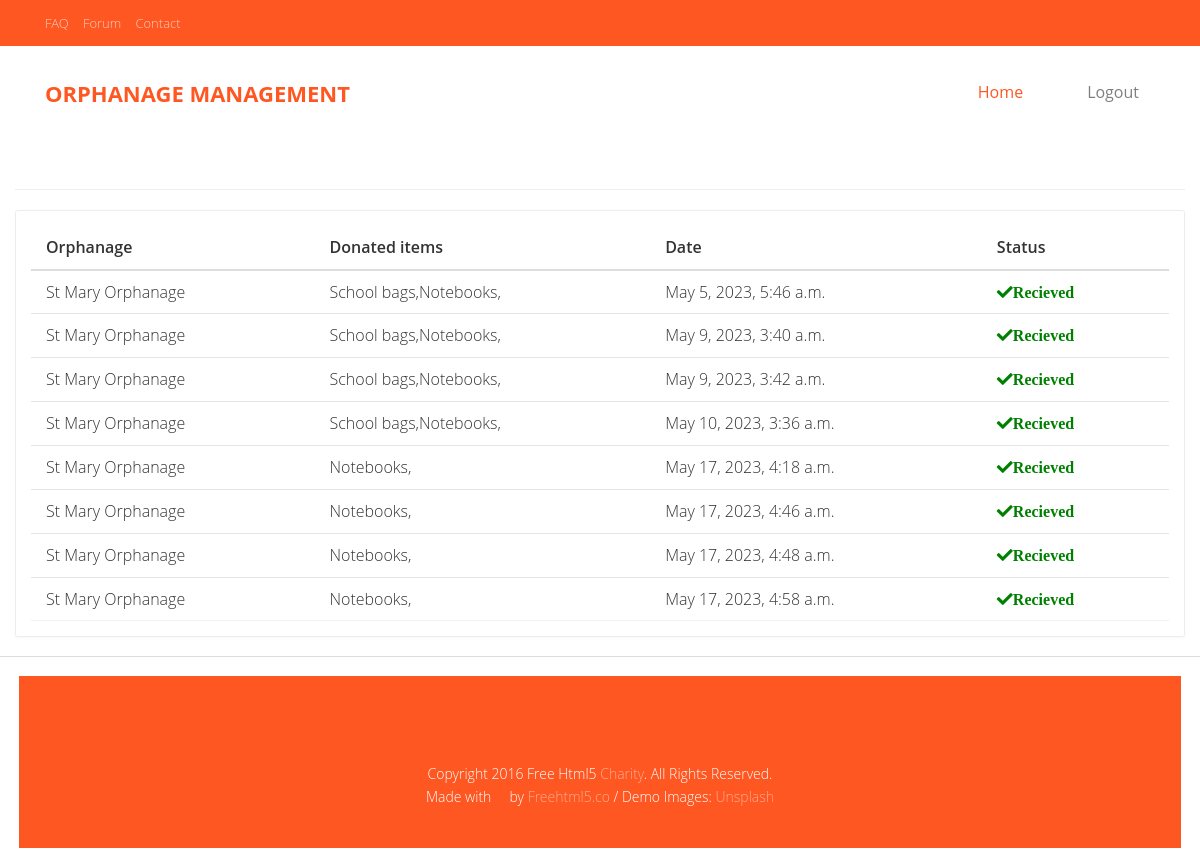
Screenshot of /donor_viewdonations/ (signed in) with the database file from the repository.
### OrphanageApp/models.py (models this page shows, shortened)
class donations(models.Model):
    user=models.ForeignKey(tbl_login,on_delete=models.CASCADE)
    item=models.CharField(max_length=400,null=True)
    orphanage=models.ForeignKey(tbl_orphanage,on_delete=models.CASCADE,null=True)
    address=models.ForeignKey(tbl_donor_new_address,on_delete=models.CASCADE,null=True)
    otherdonations=models.CharField(max_length=200,null=True)
    date=models.DateField(null=True)
    status=models.BooleanField(default=False)
    donated_date=models.DateTimeField(auto_now=True,null=True)
    class Meta:
        verbose_name_plural = "Donations Details"

class tbl_orphanage(models.Model):
    email =models.ForeignKey(tbl_login, on_delete=models.SET_NULL, blank=True, null=True)
    name = models.CharField(max_length=250,blank=True)
    orphanage_id = models.CharField(max_length=250,blank=True)
    mobile = models.CharField(max_length=250,blank=True)
    district= models.ForeignKey(tbl_District, on_delete=models.SET_NULL, blank=True, null=True)
    city= models.CharField(max_length=12, blank=True)
    address= models.CharField(max_length=12, blank=True)
    pin= models.CharField(max_length=12, blank=True)
    date = models.DateField(max_length=12, blank=True)
    status=models.BooleanField(default=False)
    class Meta:
        verbose_name_plural = "Orphanages"

### CredentialApp/views.py (the view)
# urls.py: path('donor_viewdonations/', views.donor_viewdonations, name='donor_viewdonations'),
def donor_viewdonations(request):
    if 'email' in request.session:
        email=request.session['email']
        user_donations = donations.objects.filter(user_id=email)
        return render(request, 'donor/donor_viewdonations.html', {'user_donations': user_donations})

### templates/donor/donor_viewdonations.html (shortened to what this page needs)
{% extends 'donor/D-base.html' %}
{% load static %}
{% block content %}
            <div class="content container-fluid">
               <div class="page-header">
                  <div class="row align-items-center">
                     <div class="col">
                     </div>
                  </div>
               </div>
               <div class="row">
                  <div class="col-sm-12">
                     <div class="card card-table">
                        <div class="card-body">
                           <div class="table-responsive">
                              <table class="table table-hover table-center mb-0 datatable">
                                 <thead>
                                    <tr>
                                       <th>Orphanage</th>
                                       <th>Donated items</th>
                                       <th>Date</th>
                                       <th>Status</th>
                                    </tr>
                                 </thead>
                                 <tbody>
                                    {% for i in user_donations %}
                                    <tr>
                                       <td>{{i.orphanage.name}} </td>
                                       <td>{{i.item}}{{i.otherdonations}}</td>
                                       <td>{{i.donated_date}}</td>
                                       <td>
                                          {% if i.status != 0 %}
                                       <i class="fas fa-check" style="color:green;">Recieved</i>
                                          {% else %}
                                       <i class="fas fa-check" style="color:red;"> Pending</i>
                                          {% endif %}
                                      </td>
                                    </tr>
                                    {% endfor %}
                                 </tbody>
                              </table>
                           </div>
                        </div>
                     </div>
                  </div>
               </div>
            </div>
         </div>
{% endblock %}

### templates/donor/D-base.html (shortened to what this page needs)
{% load static %}
<!DOCTYPE html>
<html class="no-js">
	<head>
    <link
      rel="stylesheet"
      href="{% static 'assets/plugins/bootstrap/css/bootstrap.min.css' %}"
    />
    <link
      rel="stylesheet"
      href="{% static 'assets/plugins/fontawesome/css/fontawesome.min.css' %}"
    />
    <link rel="stylesheet" href="{% static 'assets/plugins/fontawesome/css/all.min.css' %}" />
    <link rel="stylesheet" href="{% static 'assets/css/style.css' %}" />
	<link rel="stylesheet" href="{%static 'css/animate.css' %}">
	<link rel="stylesheet" href="{%static 'css/icomoon.css' %}">
	<link rel="stylesheet" href="{%static 'css/bootstrap.css' %}">
	<link rel="stylesheet" href="{%static 'css/superfish.css' %}">
	<link rel="stylesheet" href="{%static 'css/style.css' %}">
	</head>
	<body>
		<div id="fh5co-wrapper">
		<div id="fh5co-page">
		<div class="header-top">
			<div class="container">
				<div class="row">
					<div class="col-md-6 col-sm-6 text-left fh5co-link">
						<a href="#">FAQ</a>
						<a href="#">Forum</a>
						<a href="#">Contact</a>
					</div>
					<div class="col-md-6 col-sm-6 text-right fh5co-social">
						<a href="#" class="grow"><i class="icon-facebook2"></i></a>
						<a href="#" class="grow"><i class="icon-twitter2"></i></a>
						<a href="#" class="grow"><i class="icon-instagram2"></i></a>
					</div>
				</div>
			</div>
		</div>
		<header id="fh5co-header-section" class="sticky-banner">
			<div class="container">
				<div class="nav-header">
					<h1 id="fh5co-logo"><a href="index.html">Orphanage Management</a></h1>
					<nav id="fh5co-menu-wrap" role="navigation">
						<ul class="sf-menu" id="fh5co-primary-menu">
							<li class="active">
								<a href="{% url 'Donor_Home' %}">Home</a>
							</li>
							<li>
								<a href="#" class="fh5co-sub-ddown">{{ user.email }}</a>
							</li>
							<li><a href="{% url 'logout' %}">Logout</a></li>
						</ul>
					</nav>
				</div>
			</div>
		</header>
    {% block content %}
    {% endblock %}
    <footer>
			<div id="footer">
				<div class="container">
					<div class="row">
						<div class="col-md-6 col-md-offset-3 text-center">
							<p class="fh5co-social-icons">
								<a href="#"><i class="icon-twitter2"></i></a>
								<a href="#"><i class="icon-facebook2"></i></a>
								<a href="#"><i class="icon-instagram"></i></a>
								<a href="#"><i class="icon-dribbble2"></i></a>
								<a href="#"><i class="icon-youtube"></i></a>
							</p>
							<p>Copyright 2016 Free Html5 <a href="#">Charity</a>. All Rights Reserved. <br>Made with <i class="icon-heart3"></i> by <a href="http://freehtml5.co/" target="_blank">Freehtml5.co</a> / Demo Images: <a href="https://unsplash.com/" target="_blank">Unsplash</a></p>
						</div>
					</div>
				</div>
			</div>
		</footer>
	</div>
	</body>
</html>

### static/assets/css/style.css (style rules this page uses)
html { height: 100%; }
body { background-color: #fff; color: #333; font-family: 'Poppins', sans-serif; font-size: 1rem; height: 100%; line-height: 1.5; overflow-x: hidden; }
h1, h2, h3, h4, h5, h6 { font-family: 'Poppins', sans-serif; margin-top: 0; }
a { color: #009ce7; }
input, button, a { transition: all 0.4s ease; -moz-transition: all 0.4s ease; -o-transition: all 0.4s ease; -ms-transition: all 0.4s ease; -webkit-transition: all 0.4s ease; }
ul, ol { padding: 0px; list-style: none; }
.table { color: #333; max-width: 100%; margin-bottom: 0; width: 100%; }
.table thead tr th { font-weight: 600; }
.table tbody tr { border-bottom: 1px solid rgba(0, 0, 0, 0.05); }
.table.table-center td, .table.table-center th { vertical-align: middle; }
.card-table .card-body .table > thead > tr > th { border-top: 0; }
.card-table .card-body .table tr td:first-child, .card-table .card-body .table tr th:first-child { padding-left: 1.5rem; }
.card-table .card-body .table tr td:last-child, .card-table .card-body .table tr th:last-child { padding-right: 1.5rem; }
.card-table .table td, .card-table .table th { border-top: 1px solid #e2e5e8; padding: 1rem 0.75rem; white-space: nowrap; }
.card { border: 1px solid #ececf5; box-shadow: 0 1px 3px 0 rgba(0, 0, 0, 0.03); margin-bottom: 1.875rem; }
.card-body { padding: 1.5rem; }
footer { padding: 1.875rem 1.875rem; border-top: 1px solid #ddd; }
footer p { margin: 0px; }
.page-header { margin-bottom: 1.875rem; }

### static/css/icomoon.css (style rules this page uses)
[class^="icon-"], [class*=" icon-"] { font-family: 'icomoon' !important; speak: none; font-style: normal; font-weight: normal; font-variant: normal; text-transform: none; line-height: 1; -webkit-font-smoothing: antialiased; -moz-osx-font-smoothing: grayscale; }
.icon-heart3:before { content: "\e9b6"; }
.icon-dribbble2:before { content: "\ea66"; }
.icon-facebook2:before { content: "\ea68"; }
.icon-instagram:before { content: "\ea70"; }
.icon-twitter2:before { content: "\ea7d"; }
.icon-youtube:before { content: "\ea81"; }
.icon-instagram2:before { content: "\ec4f"; }

### static/css/superfish.css (style rules this page uses)
.sf-menu, .sf-menu * { margin: 0; padding: 0; list-style: none; }
.sf-menu li { position: relative; }
.sf-menu > li { float: left; }
.sf-menu a { display: block; position: relative; }
.sf-menu { float: left; margin-bottom: 1em; }
.sf-menu a { border-left: 1px solid #fff; border-top: 1px solid #dFeEFF; border-top: 1px solid rgba(255,255,255,.5); padding: .75em 1em; text-decoration: none; zoom: 1; }
.sf-menu a { color: #13a; }
.sf-menu li { background: #BDD2FF; white-space: nowrap; *white-space: normal; -webkit-transition: background .2s; transition: background .2s; }

### rows the page displays
donations: orphanage.name "St Mary Orphanage", item "School bags,Notebooks,", donated_date "May 5, 2023, 5:46 a.m.", status "Recieved"
donations: orphanage.name "St Mary Orphanage", item "School bags,Notebooks,", donated_date "May 9, 2023, 3:40 a.m.", status "Recieved"
donations: orphanage.name "St Mary Orphanage", item "School bags,Notebooks,", donated_date "May 9, 2023, 3:42 a.m.", status "Recieved"
donations: orphanage.name "St Mary Orphanage", item "School bags,Notebooks,", donated_date "May 10, 2023, 3:36 a.m.", status "Recieved"
donations: orphanage.name "St Mary Orphanage", item "Notebooks,", donated_date "May 17, 2023, 4:18 a.m.", status "Recieved"
donations: orphanage.name "St Mary Orphanage", item "Notebooks,", donated_date "May 17, 2023, 4:46 a.m.", status "Recieved"
donations: orphanage.name "St Mary Orphanage", item "Notebooks,", donated_date "May 17, 2023, 4:48 a.m.", status "Recieved"
donations: orphanage.name "St Mary Orphanage", item "Notebooks,", donated_date "May 17, 2023, 4:58 a.m.", status "Recieved"
